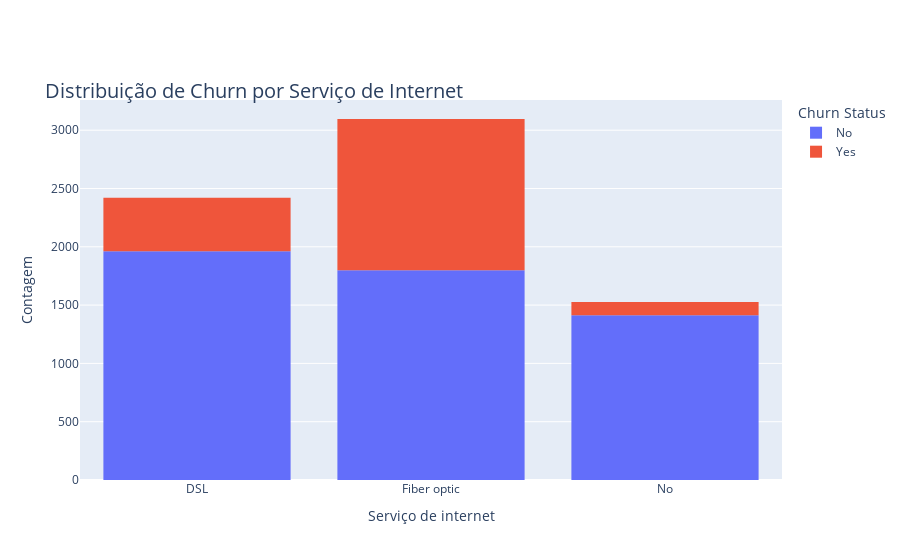

The notebook cell this image was saved under:
### Code cell
fig = px.histogram(df_normalizado, x= 'servico_internet', color= 'churn', 
                   title= 'Distribuição de Churn por Serviço de Internet',
                   labels={'churn': 'Churn Status'})

fig.update_layout(xaxis_title= 'Serviço de internet',
                  yaxis_title= 'Contagem',
                  title_font= {'size': 20},
                  title_y= 0.85)

# Alterando a label da legenda (trace)
fig.update_traces(selector=dict(name='1'), name='Churned')

fig.show()

### Figure 1 — Plotly figure (JSON) as saved in the notebook; plotly's stock layout.template omitted (floating-point values rounded to 4 significant figures; data arrays with more than 128 entries replaced by an {"elided": "..."} marker saying what was removed)
{"data": [{"alignmentgroup": "True", "bingroup": "x", "hovertemplate": "Churn Status=No<br>servico_internet=%{x}<br>count=%{y}<extra></extra>", "legendgroup": "No", "marker": {"color": "#636efa", "pattern": {"shape": ""}}, "name": "No", "offsetgroup": "No", "orientation": "v", "showlegend": true, "type": "histogram", "x": {"elided": "5174 str values"}, "xaxis": "x", "yaxis": "y"}, {"alignmentgroup": "True", "bingroup": "x", "hovertemplate": "Churn Status=Yes<br>servico_internet=%{x}<br>count=%{y}<extra></extra>", "legendgroup": "Yes", "marker": {"color": "#EF553B", "pattern": {"shape": ""}}, "name": "Yes", "offsetgroup": "Yes", "orientation": "v", "showlegend": true, "type": "histogram", "x": {"elided": "1869 str values"}, "xaxis": "x", "yaxis": "y"}], "layout": {"barmode": "relative", "legend": {"title": {"text": "Churn Status"}, "tracegroupgap": 0}, "title": {"font": {"size": 20}, "text": "Distribuição de Churn por Serviço de Internet", "y": 0.85}, "xaxis": {"anchor": "y", "domain": [0, 1], "title": {"text": "Serviço de internet"}}, "yaxis": {"anchor": "x", "domain": [0, 1], "title": {"text": "Contagem"}}}}
